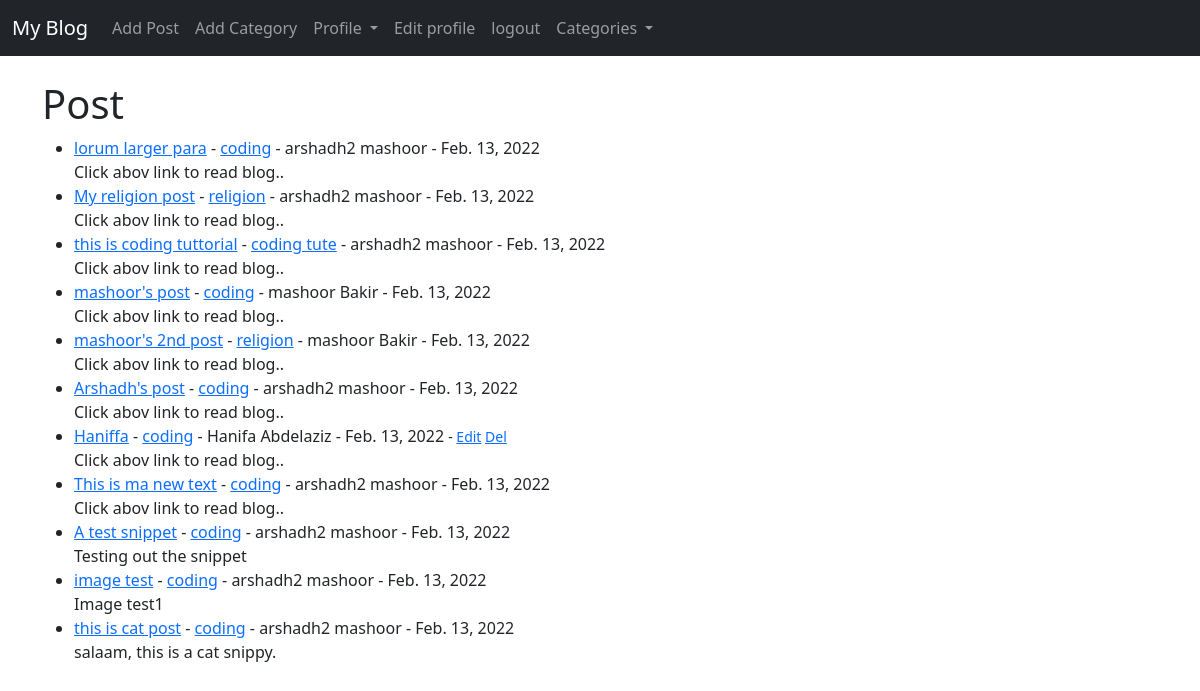
Screenshot of / (signed in) with the database file from the repository.
### theblog/models.py (models this page shows, shortened)
class Post(models.Model):
    title = models.CharField(max_length=255)
    header_image = models.ImageField(null=True, blank=True, upload_to="images/")
    title_tag = models.CharField(max_length=255)
    author = models.ForeignKey(User, on_delete=models.CASCADE)
    body = RichTextField(blank=True, null=True)
    post_date = models.DateField(auto_now_add=True)
    category = models.CharField(max_length=255, default='coding')
    snippet = models.CharField(max_length=255)
    likes = models.ManyToManyField(User, related_name='blog_posts')

### theblog/views.py (the view)
# urls.py: path('', HomeView.as_view(), name="home"),
class HomeView(ListView):
    model = Post
    template_name = 'home.html'
    ordering = ['-post_date']
    def get_context_data(self, *args, **kwargs):
        cat_menu = Category.objects.all()
        context = super(HomeView, self).get_context_data(*args, **kwargs)
        context["cat_menu"] = cat_menu
        return context

### theblog/models.py (called while the page is built)
    def __str__(self):
        return self.name

### theblog/templates/home.html
{% extends 'base.html' %}
{% block content %}
 <h1>Post</h1>
 <ul>
 {% for post in object_list %}
     <li>
         <a href="{% url 'article-detail' post.pk %}">{{ post.title }}</a>
         - <a href="{% url 'category' post.category|slugify %}">{{ post.category }}</a>
         - {{ post.author.first_name }}
         {{ post.author.last_name }} -
         {{ post.post_date }}
         <small>
            {% if user.is_authenticated %}
                    {% if user.id == post.author.id %}
                    - <a href="{% url 'update_post' post.pk %}">Edit</a>
                        <a href="{% url 'delete_post' post.pk %}">Del</a>
                    {% endif %}
            {% endif %}
         </small><br>
         {{ post.snippet }}
     </li>
 {% endfor %}
 </ul>
{% endblock %}

### rows the page displays
Post: title "lorum larger para", category "coding", author.first_name "arshadh2", author.last_name "mashoor", post_date "Feb. 13, 2022", snippet "Click abov link to read blog.."
Post: title "My religion post", category "religion", author.first_name "arshadh2", author.last_name "mashoor", post_date "Feb. 13, 2022", snippet "Click abov link to read blog.."
Post: title "this is coding tuttorial", category "coding tute", author.first_name "arshadh2", author.last_name "mashoor", post_date "Feb. 13, 2022", snippet "Click abov link to read blog.."
Post: title "mashoor's post", category "coding", author.first_name "mashoor", author.last_name "Bakir", post_date "Feb. 13, 2022", snippet "Click abov link to read blog.."
Post: title "mashoor's 2nd post", category "religion", author.first_name "mashoor", author.last_name "Bakir", post_date "Feb. 13, 2022", snippet "Click abov link to read blog.."
Post: title "Arshadh's post", category "coding", author.first_name "arshadh2", author.last_name "mashoor", post_date "Feb. 13, 2022", snippet "Click abov link to read blog.."
Post: title "Haniffa", category "coding", author.first_name "Hanifa", author.last_name "Abdelaziz", post_date "Feb. 13, 2022", shows "Edit", snippet "Click abov link to read blog.."
Post: title "This is ma new text", category "coding", author.first_name "arshadh2", author.last_name "mashoor", post_date "Feb. 13, 2022", snippet "Click abov link to read blog.."
Post: title "A test snippet", category "coding", author.first_name "arshadh2", author.last_name "mashoor", post_date "Feb. 13, 2022", snippet "Testing out the snippet"
Post: title "image test", category "coding", author.first_name "arshadh2", author.last_name "mashoor", post_date "Feb. 13, 2022", snippet "Image test1"
Post: title "this is cat post", category "coding", author.first_name "arshadh2", author.last_name "mashoor", post_date "Feb. 13, 2022", snippet "salaam, this is a cat snippy."
